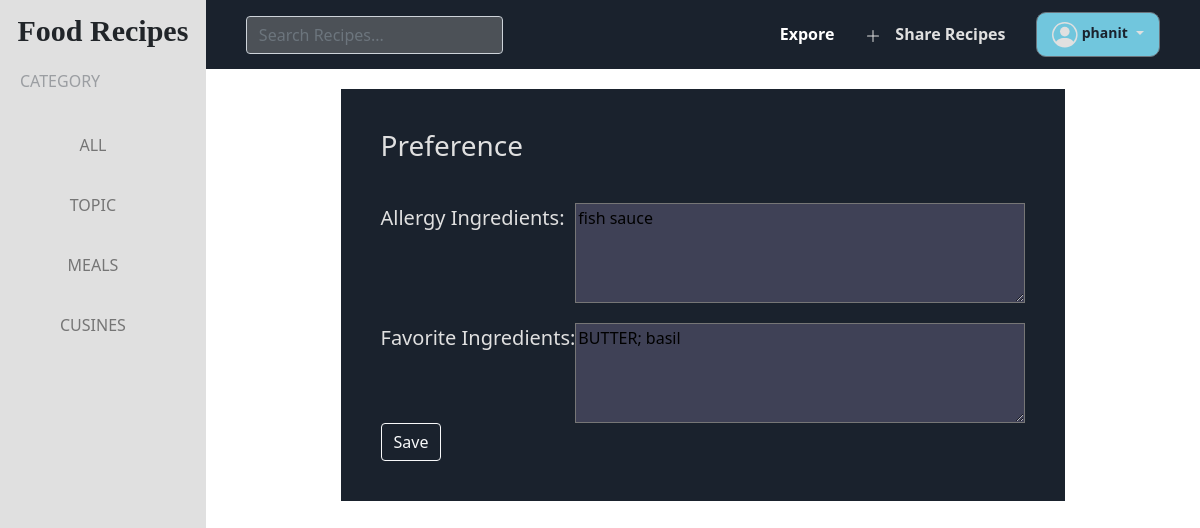
The app's page /preference (signed in) with its own data.
### base/models.py (models this page shows, shortened)
class User(AbstractUser):
    email = models.EmailField(unique=True, null=True)
    bio = models.TextField(default=None, blank=True, null=True)
    avatar = models.ImageField(default=None, blank=True, null=True)
    first_name = models.TextField(default=None, blank=True, null=True)
    last_name = models.TextField(default=None, blank=True, null=True)
    allergy_ingrediets = models.TextField(default=None, blank=True, null=True)
    favorite_ingrediets = models.TextField(default=None, blank=True, null=True)

### base/views.py (the view)
# urls.py: path("preference", views.preference, name="preference"),
@login_required(login_url='login')
def preference(request):
    preferenceForm = preference_form(instance=request.user)
    if request.method == 'POST':
        preferenceForm = preference_form(request.POST,instance=request.user)
        if preferenceForm.is_valid():
            preferenceForm.save()
            url=reverse('profile',kwargs={'userId':request.user.id})
            return HttpResponseRedirect(url)
    return render(request, 'base/preference.html',{'preferenceForm':preferenceForm})

### base/views.py
class preference_form(ModelForm):
    class Meta:
        model= User
        fields = ('allergy_ingrediets','favorite_ingrediets')
        widgets = {'allergy_ingrediets': forms.Textarea(attrs={'placeholder': 'Seperate by Colon'}),'favorite_ingrediets': forms.Textarea(attrs={'placeholder': 'Seperate by Colon'})}

### base/templates/base/preference.html (shortened to what this page needs)
{% extends 'base/layout.html' %} {% block body %}
<div class="preference_body">
  <div class="preference_container">
    <h3 style="color: #e0e0e0; margin-bottom: 40px">Preference</h3>
    <form action="{% url 'preference' %}" method="post">
      <div>
        <label>Allergy Ingredients:</label>{{preferenceForm.allergy_ingrediets}}
      </div>
      <div>
        <label> Favorite Ingredients:</label
        >{{preferenceForm.favorite_ingrediets}}
      </div>
      <button type="submit" class="btn btn-outline-light">Save</button>
    </form>
  </div>
</div>
{%endblock%}

### base/templates/base/layout.html (shortened to what this page needs)
<!DOCTYPE html>
{% load static %}
<html lang="en">
  <head>
    <link
      rel="stylesheet"
      href="https://stackpath.bootstrapcdn.com/bootstrap/4.4.1/css/bootstrap.min.css"
    />
    <link rel="stylesheet" href="{% static 'base/styles.css' %}" />
    <link
      href="https://cdn.jsdelivr.net/npm/bootstrap@5.0.0/dist/css/bootstrap.min.css"
      rel="stylesheet"
    />
  </head>
  <body>
    <div class="body">
      <div class="left_container">
        <div class="page_title">
          <h1>Food Recipes</h1>
        </div>
        <div class="category_container">
          <span>CATEGORY</span>
          <div style="margin-top: 30px">
          </div>
        </div>
      </div>
      <div class="right_container">
        <div class="navbar">
          <div class="navbar_left">
            <form
              class="d-flex"
              role="search"
              method="post"
              action="{%url 'index'%}"
            >
              <input
                id="search_input"
                class="form-control me-2 search_input"
                type="search"
                placeholder="Search Recipes..."
                aria-label="Search"
                name="search"
              />
            </form>
          </div>
          <div class="navbar_right">
            <a class="navbar_explore" href="{% url 'index' %}">
              <span class="badge text-bg-light">Expore</span>
            </a>
            <a class="navbar_sharerecipes" href="{% url 'shareRecipes' %}">
              <svg
                xmlns="http://www.w3.org/2000/svg"
                width="16"
                height="16"
                fill="currentColor"
                class="bi bi-plus-lg"
                viewBox="0 0 16 16"
              >
                <path
                  fill-rule="evenodd"
                  d="M8 2a.5.5 0 0 1 .5.5v5h5a.5.5 0 0 1 0 1h-5v5a.5.5 0 0 1-1 0v-5h-5a.5.5 0 0 1 0-1h5v-5A.5.5 0 0 1 8 2Z"
                />
              </svg>
              <span class="badge text-bg-light">Share Recipes</span>
            </a>
            {% if user.is_authenticated %}
            <div class="dropdown-center">
              <button
                type="button"
                data-bs-toggle="dropdown"
                aria-expanded="false"
                class="btn btn-secondary dropdown-toggle recipe_user_profile"
                style="
                  background-color: #71c6dd;
                  padding: 8px 15px;
                  border-radius: 10px;
                "
              >
                <span
                  style="color: #1a222d; padding: 0; font-size: 14px"
                  class="badge text-bg-light"
                  >{{user.username}}</span
                >
              </button>
            </div>
            {% endif %}
          </div>
        </div>
        <div>{% block body %}{% endblock %}</div>
      </div>
    </div>
  </body>
</html>

### base/static/base/styles.css (style rules this page uses)
body { min-height: 100vh; padding: 0; margin: 0; position: relative; }
.body { display: flex; max-width: 100%; padding: 0; margin: 0; overflow: hidden; }
.left_container { width: 20%; background-color: #e0e0e0; height: 100vh; }
.left_container .page_title { height: 69px; display: flex; justify-content: center; align-items: center; }
.left_container .page_title h1 { font-size: 30px; font-family: palatino; font-weight: bold; }
.right_container { width: 100%; }
.right_container .navbar { width: 100%; background-color: #1a222d; height: 69px; }
.category_container { width: 100%; padding: 0 40px 0 20px; }
.category_container span { color: rgba(26, 34, 45, 0.35); font-weight: 450; }
.navbar { display: flex; justify-content: space-between; align-items: center; padding: 5px 40px 0; }
.navbar_left { display: flex; align-items: center; }
.form-control:valid { background-color: rgba(91, 95, 101, 0.77) !important; }
.search_input { border: none; width: 300px; }
.navbar_right { display: flex; gap: 20px; align-items: center; }
.navbar_explore { color: #e0e0e0; text-decoration: none; }
.navbar_explore span { font-size: medium; }
.navbar_sharerecipes { color: none; text-decoration: none; }
.navbar_sharerecipes span { color: #e0e0e0; font-size: medium; }
.navbar_sharerecipes svg { fill: #e0e0e0; }
.btn > svg { fill: currentColor; width: 1.6rem; height: 1.6rem; }
.recipe_user_profile { text-decoration: none !important; color: #e0e0e0 !important; }
.preference_body { width: 100%; display: flex; justify-content: center; padding-top: 20px; }
.preference_container { background-color: #1a222d; padding: 40px; height: fit-content; }
.preference_container label { color: #e0e0e0; font-size: 20px; }
.preference_container textarea { background-color: #3f4156; height: 100px; width: 450px; }
.preference_container form div { display: flex; align-items: flex-start; margin-top: 20px; justify-content: space-between; }

### records on screen
User: username "phanit", allergy_ingrediets "fish sauce", favorite_ingrediets "BUTTER; basil"
